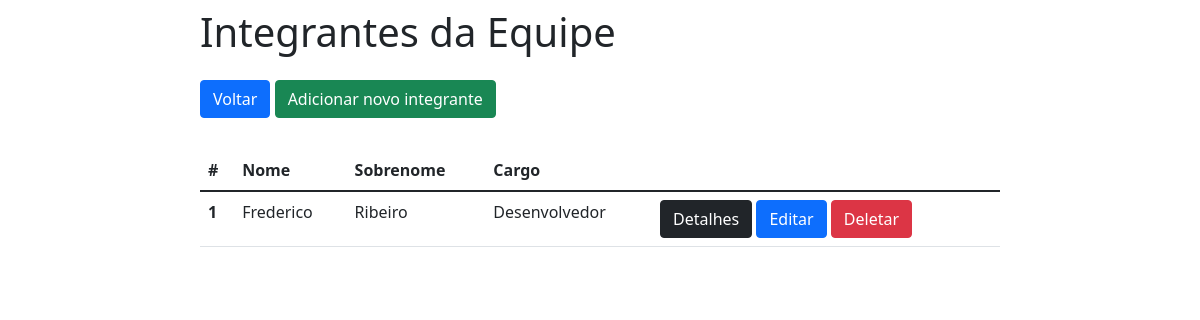
Page /equipe_home/ on the earlier database version.
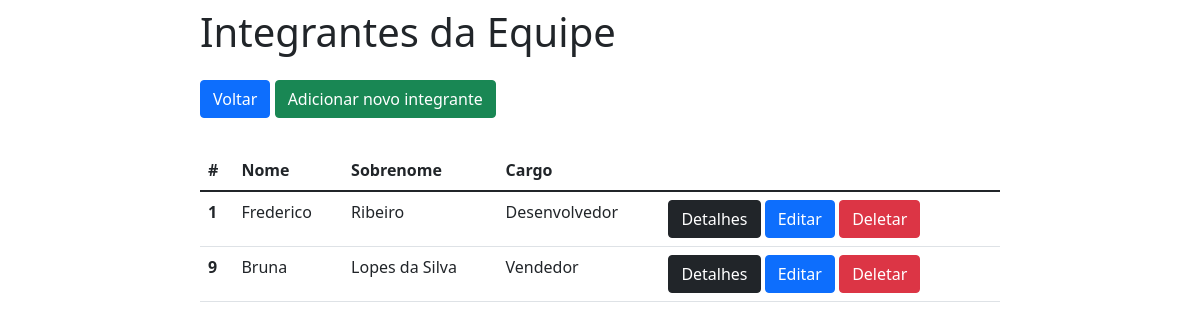
Same page on the later database version.
### crud/models.py (models this page shows)
class equipe(models.Model):
    nome = models.CharField(max_length=30)
    sobrenome = models.CharField(max_length=30)
    cargo = models.CharField(max_length=30)
    telefone = models.IntegerField()
    email = models.CharField(max_length=30)

### crud/views.py (the view)
# urls.py: path('equipe_home/', equipe_home, name='equipe_home'),
def equipe_home(request):
    data = {}
    data['db'] = equipe.objects.all()
    return render(request, 'equipe.html', data)

### crud/templates/equipe.html (shortened to what this page needs)
<!DOCTYPE html>
<html lang="pt-br">
<head>
    <link href="https://cdn.jsdelivr.net/npm/bootstrap@5.1.3/dist/css/bootstrap.min.css" rel="stylesheet">
</head>
<body>
    <div class="col-8 m-auto pt-2 pb-2">
        <h1>Integrantes da Equipe</h1>
    </div>
    <div class="col-8 m-auto pt-2 pb-2">
        <a href="/" class="btn btn-primary">Voltar</a>
        <a href="/form" class="btn btn-success">Adicionar novo integrante</a>
    </div>
    <div class="col-8 m-auto pt-4 pb-2">
        <table class="table table-hover">
            <thead>
                <tr>
                    <th scope="col">#</th>
                    <th scope="col">Nome</th>
                    <th scope="col">Sobrenome</th>
                    <th scope="col">Cargo</th>
                </tr>
            </thead>
            <tbody>
            {% for dbs in db %}
                <tr>
                    <th>{{dbs.id}}</th>
                    <td>{{dbs.nome}}</td>
                    <td>{{dbs.sobrenome}}</td>
                    <td>{{dbs.cargo}}</td>
                    <td>
                        <a href="/view/{{dbs.id}}/" class="btn btn-dark">Detalhes</a>
                        <a href="/edit/{{dbs.id}}/" class="btn btn-primary">Editar</a>
                        <a href="/delete/{{dbs.id}}/" class="btn btn-danger">Deletar</a>
                    </td>
                </tr>
            {% endfor %}
            </tbody>
        </table>
    </div>
</body>
</html>

Differences in the rows shown:
added equipe: id "9", nome "Bruna", sobrenome "Lopes da Silva", cargo "Vendedor"
